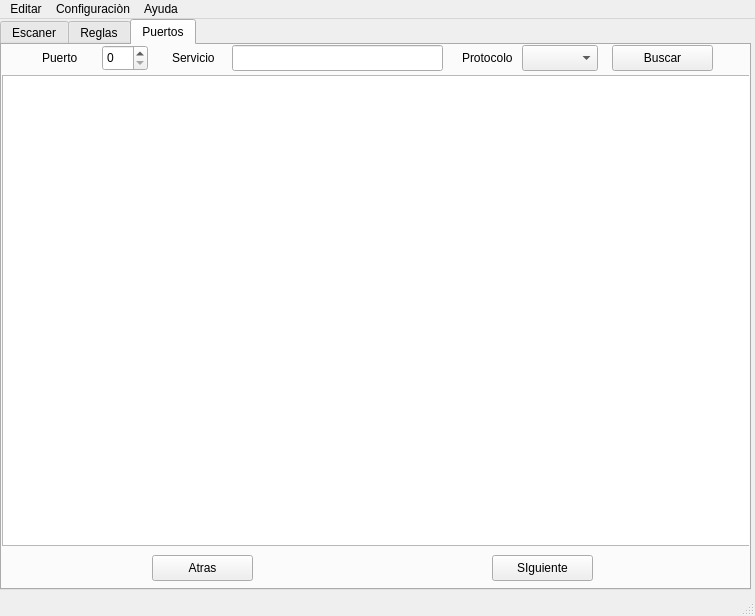
<?xml version="1.0" encoding="UTF-8"?>
<ui version="4.0">
 <class>MainWindow</class>
 <widget class="QMainWindow" name="MainWindow">
  <property name="geometry">
   <rect>
    <x>0</x>
    <y>0</y>
    <width>755</width>
    <height>616</height>
   </rect>
  </property>
  <property name="cursor">
   <cursorShape>ArrowCursor</cursorShape>
  </property>
  <property name="windowTitle">
   <string>Port Guard</string>
  </property>
  <property name="windowIcon">
   <iconset>
    <normaloff>UI_Module/icon.ico</normaloff>
    <normalon>UI_Module/icon.ico</normalon>
    <disabledoff>UI_Module/icon.ico</disabledoff>UI_Module/icon.ico</iconset>
  </property>
  <widget class="QWidget" name="centralwidget">
   <widget class="QTabWidget" name="tabWidget">
    <property name="enabled">
     <bool>true</bool>
    </property>
    <property name="geometry">
     <rect>
      <x>0</x>
      <y>0</y>
      <width>751</width>
      <height>571</height>
     </rect>
    </property>
    <property name="cursor">
     <cursorShape>ArrowCursor</cursorShape>
    </property>
    <property name="currentIndex">
     <number>2</number>
    </property>
    <widget class="QWidget" name="tab_Scan">
     <attribute name="title">
      <string>Escaner</string>
     </attribute>
     <widget class="QListWidget" name="listWidget">
      <property name="geometry">
       <rect>
        <x>0</x>
        <y>0</y>
        <width>751</width>
        <height>441</height>
       </rect>
      </property>
      <item>
       <property name="text">
        <string/>
       </property>
      </item>
     </widget>
     <widget class="QToolButton" name="ScanPortsBtn">
      <property name="geometry">
       <rect>
        <x>20</x>
        <y>500</y>
        <width>101</width>
        <height>26</height>
       </rect>
      </property>
      <property name="cursor">
       <cursorShape>PointingHandCursor</cursorShape>
      </property>
      <property name="text">
       <string>Escanear</string>
      </property>
     </widget>
     <widget class="QLabel" name="labelRangeValueTCP">
      <property name="geometry">
       <rect>
        <x>240</x>
        <y>450</y>
        <width>58</width>
        <height>21</height>
       </rect>
      </property>
      <property name="text">
       <string>RANGO</string>
      </property>
     </widget>
     <widget class="QLabel" name="labelRangeTCP">
      <property name="geometry">
       <rect>
        <x>20</x>
        <y>450</y>
        <width>221</width>
        <height>21</height>
       </rect>
      </property>
      <property name="text">
       <string>Rango dinamico  de puertos TCP:</string>
      </property>
     </widget>
     <widget class="QToolButton" name="EditRangeBtn">
      <property name="geometry">
       <rect>
        <x>140</x>
        <y>500</y>
        <width>101</width>
        <height>26</height>
       </rect>
      </property>
      <property name="cursor">
       <cursorShape>PointingHandCursor</cursorShape>
      </property>
      <property name="text">
       <string>Modificar</string>
      </property>
     </widget>
     <widget class="QLabel" name="labelRangeUDP">
      <property name="geometry">
       <rect>
        <x>20</x>
        <y>470</y>
        <width>221</width>
        <height>21</height>
       </rect>
      </property>
      <property name="text">
       <string>Rango dinamico  de puertos UDP:</string>
      </property>
     </widget>
     <widget class="QLabel" name="labelRangeValueUDP">
      <property name="geometry">
       <rect>
        <x>240</x>
        <y>470</y>
        <width>58</width>
        <height>21</height>
       </rect>
      </property>
      <property name="text">
       <string>RANGO</string>
      </property>
     </widget>
    </widget>
    <widget class="QWidget" name="tab_Rules">
     <attribute name="title">
      <string>Reglas</string>
     </attribute>
     <widget class="QToolButton" name="NewRuleBtn">
      <property name="geometry">
       <rect>
        <x>90</x>
        <y>490</y>
        <width>101</width>
        <height>26</height>
       </rect>
      </property>
      <property name="cursor">
       <cursorShape>PointingHandCursor</cursorShape>
      </property>
      <property name="text">
       <string>Nueva</string>
      </property>
     </widget>
     <widget class="QToolButton" name="EditRuleBtn">
      <property name="geometry">
       <rect>
        <x>320</x>
        <y>490</y>
        <width>101</width>
        <height>26</height>
       </rect>
      </property>
      <property name="cursor">
       <cursorShape>PointingHandCursor</cursorShape>
      </property>
      <property name="text">
       <string>Agregar</string>
      </property>
     </widget>
     <widget class="QListWidget" name="listWidget_2">
      <property name="geometry">
       <rect>
        <x>0</x>
        <y>40</y>
        <width>751</width>
        <height>441</height>
       </rect>
      </property>
      <item>
       <property name="text">
        <string/>
       </property>
      </item>
     </widget>
     <widget class="QLabel" name="labelRule">
      <property name="geometry">
       <rect>
        <x>20</x>
        <y>10</y>
        <width>47</width>
        <height>13</height>
       </rect>
      </property>
      <property name="text">
       <string>Nombre</string>
      </property>
     </widget>
     <widget class="QLabel" name="labelProfile">
      <property name="geometry">
       <rect>
        <x>230</x>
        <y>10</y>
        <width>47</width>
        <height>13</height>
       </rect>
      </property>
      <property name="text">
       <string>Perfil</string>
      </property>
     </widget>
     <widget class="QLabel" name="labelType">
      <property name="geometry">
       <rect>
        <x>390</x>
        <y>10</y>
        <width>47</width>
        <height>13</height>
       </rect>
      </property>
      <property name="text">
       <string>Tipo</string>
      </property>
     </widget>
     <widget class="QToolButton" name="NewRuleBtn_2">
      <property name="geometry">
       <rect>
        <x>600</x>
        <y>10</y>
        <width>101</width>
        <height>26</height>
       </rect>
      </property>
      <property name="cursor">
       <cursorShape>PointingHandCursor</cursorShape>
      </property>
      <property name="text">
       <string>Nueva</string>
      </property>
     </widget>
     <widget class="QLineEdit" name="lineEditSearchRule">
      <property name="geometry">
       <rect>
        <x>90</x>
        <y>10</y>
        <width>113</width>
        <height>20</height>
       </rect>
      </property>
     </widget>
     <widget class="QComboBox" name="comboBoxProfileRule">
      <property name="geometry">
       <rect>
        <x>290</x>
        <y>10</y>
        <width>69</width>
        <height>22</height>
       </rect>
      </property>
     </widget>
     <widget class="QComboBox" name="comboBoxTypeRule">
      <property name="geometry">
       <rect>
        <x>450</x>
        <y>10</y>
        <width>69</width>
        <height>22</height>
       </rect>
      </property>
     </widget>
    </widget>
    <widget class="QWidget" name="tab_Ports">
     <attribute name="title">
      <string>Puertos</string>
     </attribute>
     <widget class="QToolButton" name="SearchPortBtn">
      <property name="geometry">
       <rect>
        <x>610</x>
        <y>0</y>
        <width>101</width>
        <height>26</height>
       </rect>
      </property>
      <property name="cursor">
       <cursorShape>PointingHandCursor</cursorShape>
      </property>
      <property name="text">
       <string>Buscar</string>
      </property>
     </widget>
     <widget class="QComboBox" name="comboBoxProtocol">
      <property name="geometry">
       <rect>
        <x>520</x>
        <y>0</y>
        <width>76</width>
        <height>26</height>
       </rect>
      </property>
     </widget>
     <widget class="QSpinBox" name="spinBoxPort">
      <property name="geometry">
       <rect>
        <x>100</x>
        <y>0</y>
        <width>46</width>
        <height>26</height>
       </rect>
      </property>
     </widget>
     <widget class="QLabel" name="labelPort">
      <property name="geometry">
       <rect>
        <x>40</x>
        <y>0</y>
        <width>58</width>
        <height>26</height>
       </rect>
      </property>
      <property name="text">
       <string>Puerto</string>
      </property>
     </widget>
     <widget class="QLabel" name="labelService">
      <property name="geometry">
       <rect>
        <x>170</x>
        <y>0</y>
        <width>51</width>
        <height>26</height>
       </rect>
      </property>
      <property name="text">
       <string>Servicio</string>
      </property>
     </widget>
     <widget class="QLabel" name="labelProtocol">
      <property name="geometry">
       <rect>
        <x>460</x>
        <y>0</y>
        <width>58</width>
        <height>26</height>
       </rect>
      </property>
      <property name="text">
       <string>Protocolo</string>
      </property>
     </widget>
     <widget class="QLineEdit" name="lineEditSearch">
      <property name="geometry">
       <rect>
        <x>230</x>
        <y>0</y>
        <width>211</width>
        <height>26</height>
       </rect>
      </property>
     </widget>
     <widget class="QToolButton" name="PreviousTableBtn">
      <property name="geometry">
       <rect>
        <x>150</x>
        <y>510</y>
        <width>101</width>
        <height>26</height>
       </rect>
      </property>
      <property name="cursor">
       <cursorShape>PointingHandCursor</cursorShape>
      </property>
      <property name="text">
       <string>Atras</string>
      </property>
     </widget>
     <widget class="QToolButton" name="NextTableBtn">
      <property name="geometry">
       <rect>
        <x>490</x>
        <y>510</y>
        <width>101</width>
        <height>26</height>
       </rect>
      </property>
      <property name="cursor">
       <cursorShape>PointingHandCursor</cursorShape>
      </property>
      <property name="text">
       <string>SIguiente</string>
      </property>
     </widget>
     <widget class="QListWidget" name="listWidget_3">
      <property name="geometry">
       <rect>
        <x>0</x>
        <y>30</y>
        <width>751</width>
        <height>471</height>
       </rect>
      </property>
      <item>
       <property name="text">
        <string/>
       </property>
      </item>
     </widget>
    </widget>
   </widget>
  </widget>
  <widget class="QMenuBar" name="menubar">
   <property name="geometry">
    <rect>
     <x>0</x>
     <y>0</y>
     <width>755</width>
     <height>21</height>
    </rect>
   </property>
   <widget class="QMenu" name="menuEdit">
    <property name="title">
     <string>Editar</string>
    </property>
    <addaction name="action_New_Rule"/>
    <addaction name="action_Edit_Rule"/>
    <addaction name="action_Delete_Rule"/>
    <addaction name="separator"/>
   </widget>
   <widget class="QMenu" name="menuConfig">
    <property name="title">
     <string>Configuraciòn</string>
    </property>
    <addaction name="actionLanguage"/>
   </widget>
   <widget class="QMenu" name="menuAyuda">
    <property name="title">
     <string>Ayuda</string>
    </property>
    <addaction name="action_About"/>
   </widget>
   <addaction name="menuEdit"/>
   <addaction name="menuConfig"/>
   <addaction name="menuAyuda"/>
  </widget>
  <widget class="QStatusBar" name="statusbar"/>
  <action name="action_New_Rule">
   <property name="text">
    <string>Nueva Regla</string>
   </property>
  </action>
  <action name="action_Close">
   <property name="text">
    <string>Salir</string>
   </property>
  </action>
  <action name="action_Delete_Rule">
   <property name="text">
    <string>Eliminar  Regla</string>
   </property>
  </action>
  <action name="actionEdit_Rule">
   <property name="text">
    <string>Edit  Rule</string>
   </property>
  </action>
  <action name="action_Edit_Rule">
   <property name="text">
    <string>Editar Regla</string>
   </property>
  </action>
  <action name="action_About">
   <property name="text">
    <string>Acerca de Nombre</string>
   </property>
  </action>
  <action name="actionLanguage">
   <property name="text">
    <string>Idioma</string>
   </property>
  </action>
 </widget>
 <resources/>
 <connections/>
</ui>
